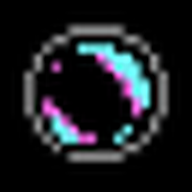
#> input picture staticfiles/android-chrome-192x192.png, 192 x 192 px
$ python generate_favicons.py --src ../staticfiles/android-chrome-192x192.png
#> lines starting #> are read from the running program, lines starting #| are printed output that depends on the picture
#> in main, image is the input picture: PIL image 192x192 RGBA; mean R, G, B, A 27.2, 29.6, 33.7, 255
#!/usr/bin/env python3
"""
Generate a complete favicon set from a source image.

Outputs (to the --out directory):
  - favicon.ico (multi-size: 16, 32, 48, 64)
  - favicon-16x16.png
  - favicon-32x32.png
  - apple-touch-icon.png (180x180)
  - android-chrome-192x192.png
  - android-chrome-512x512.png
  - site.webmanifest (referencing 192 and 512 icons)

Requires Pillow.
"""

from __future__ import annotations

import argparse
from pathlib import Path
from typing import Iterable, Tuple

from PIL import Image


def parse_args() -> argparse.Namespace:
    parser = argparse.ArgumentParser(description="Generate favicon assets from an image")
    parser.add_argument("--src", required=True, help="Path to source image (png/jpg/svg if rasterized)")
    parser.add_argument("--out", default="static", help="Output directory (defaults to ./static)")
    return parser.parse_args()


def ensure_square(im: Image.Image, size: Tuple[int, int]) -> Image.Image:
    """Return a square, letterboxed version of the image sized to the given dimensions.

    Preserves transparency when present.
    """
#> called with size = (16, 16)
    target_w, target_h = size
    target_size = min(target_w, target_h)

    # Convert to RGBA to ensure transparency is preserved
    image_rgba = im.convert("RGBA")

    # Compute scaling to fit within square
    src_w, src_h = image_rgba.size
#> src_w = 192; src_h = 192
    scale = min(target_size / src_w, target_size / src_h)
#> scale = 0.0833
    new_w = max(1, int(round(src_w * scale)))
#> new_w = 16
    new_h = max(1, int(round(src_h * scale)))
#> new_h = 16
    resized = image_rgba.resize((new_w, new_h), Image.LANCZOS)
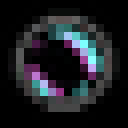
#> resized: PIL image 16x16 RGBA (shown 8 times larger); mean R, G, B, A 28.3, 30.5, 34.6, 255

    # Center on square canvas
    canvas = Image.new("RGBA", (target_size, target_size), (0, 0, 0, 0))
#> canvas: PIL image 16x16 RGBA; every value is 0
    offset = ((target_size - new_w) // 2, (target_size - new_h) // 2)
#> offset = (0, 0)
    canvas.paste(resized, offset, resized)
    return canvas


def save_png(im: Image.Image, size: int, out_dir: Path, name: str) -> Path:
    out_path = out_dir / name
    ensure_square(im, (size, size)).save(out_path, format="PNG")
#> call 2 of ensure_square, with size = (32, 32)
#> in ensure_square (call 2), `resized = image_rgba.resize((new_w, new_h), Image.LANCZOS)`:
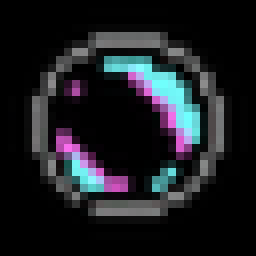
#> resized: PIL image 32x32 RGBA (shown 8 times larger); mean R, G, B, A 27.4, 29.7, 33.9, 255
#> in ensure_square (call 2), `canvas = Image.new("RGBA", (target_size, target_size), (0, 0, 0, 0))`: canvas: PIL image 32x32 RGBA; every value is 0
#> in ensure_square (call 3), `canvas = Image.new("RGBA", (target_size, target_size), (0, 0, 0, 0))`: canvas: PIL image 180x180 RGBA; every value is 0
#> in ensure_square (call 4), `canvas = Image.new("RGBA", (target_size, target_size), (0, 0, 0, 0))`: canvas: PIL image 192x192 RGBA; every value is 0
#> in ensure_square (call 5), `canvas = Image.new("RGBA", (target_size, target_size), (0, 0, 0, 0))`: canvas: PIL image 512x512 RGBA; every value is 0
    return out_path


def save_ico(im: Image.Image, sizes: Iterable[int], out_dir: Path) -> Path:
    out_path = out_dir / "favicon.ico"
    # Generate frames for all sizes
    frames = [ensure_square(im, (s, s)) for s in sizes]
#> in ensure_square (call 8), `target_w, target_h = size`: target_w = 48
#> in ensure_square (call 8), `scale = min(target_size / src_w, target_size / src_h)`: scale = 0.25
#> in ensure_square (call 8), `new_w = max(1, int(round(src_w * scale)))`: new_w = 48
#> in ensure_square (call 8), `resized = image_rgba.resize((new_w, new_h), Image.LANCZOS)`:
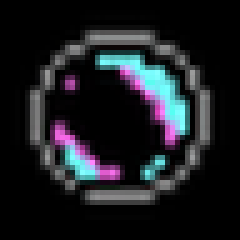
#> resized: PIL image 48x48 RGBA (shown 5 times larger); mean R, G, B, A 27.4, 29.7, 33.9, 255
#> in ensure_square (call 8), `canvas = Image.new("RGBA", (target_size, target_size), (0, 0, 0, 0))`: canvas: PIL image 48x48 RGBA; every value is 0
#> in ensure_square (call 9), `target_w, target_h = size`: target_w = 64
#> in ensure_square (call 9), `scale = min(target_size / src_w, target_size / src_h)`: scale = 0.333
#> in ensure_square (call 9), `new_w = max(1, int(round(src_w * scale)))`: new_w = 64
#> in ensure_square (call 9), `resized = image_rgba.resize((new_w, new_h), Image.LANCZOS)`:
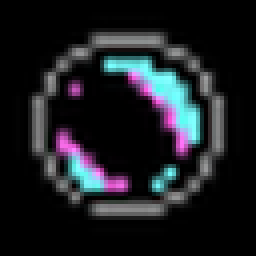
#> resized: PIL image 64x64 RGBA (shown 4 times larger); mean R, G, B, A 27.3, 29.7, 33.8, 255
#> in ensure_square (call 9), `canvas = Image.new("RGBA", (target_size, target_size), (0, 0, 0, 0))`: canvas: PIL image 64x64 RGBA; every value is 0
#> frames = 4 items
    # ICO expects a single image with multiple sizes provided via the 'sizes' arg
    # Save the largest frame, pass sizes to embed all; Pillow will downscale as needed
    largest = max(sizes)
    base = ensure_square(im, (largest, largest)).convert("RGBA")
    base.save(out_path, format="ICO", sizes=[(s, s) for s in sizes])
    return out_path


def write_manifest(out_dir: Path) -> Path:
    manifest = {
        "name": "Auction Site",
        "short_name": "Auctions",
        "icons": [
            {
                "src": "android-chrome-192x192.png",
                "sizes": "192x192",
                "type": "image/png",
            },
            {
                "src": "android-chrome-512x512.png",
                "sizes": "512x512",
                "type": "image/png",
            },
        ],
        "theme_color": "#111111",
        "background_color": "#111111",
        "display": "standalone",
    }

    import json

    out_path = out_dir / "site.webmanifest"
    out_path.write_text(json.dumps(manifest, indent=2), encoding="utf-8")
    return out_path


def main() -> None:
    args = parse_args()
    src = Path(args.src)
    out_dir = Path(args.out)
    out_dir.mkdir(parents=True, exist_ok=True)

    image = Image.open(src)

    # Core sizes
    save_png(image, 16, out_dir, "favicon-16x16.png")
    save_png(image, 32, out_dir, "favicon-32x32.png")

    # Apple & PWA sizes
    save_png(image, 180, out_dir, "apple-touch-icon.png")
    save_png(image, 192, out_dir, "android-chrome-192x192.png")
    save_png(image, 512, out_dir, "android-chrome-512x512.png")

    # ICO with common sizes
    save_ico(image, sizes=[16, 32, 48, 64], out_dir=out_dir)

    write_manifest(out_dir)

    print(f"Favicon assets written to: {out_dir}")


if __name__ == "__main__":
    main()

$ run again, with media/items/test_input.jpg saved as staticfiles/android-chrome-192x192.png
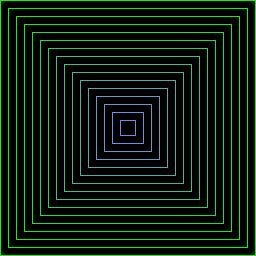
#> input picture media/items/test_input.jpg, 256 x 256 px
#> in main, image is the input picture: PIL image 256x256 RGB; mean R, G, B 14.6, 29.1, 17.2
#> canvas: PIL image 16x16 RGBA; every value is 0
#> resized: PIL image 32x32 RGBA
#> canvas: PIL image 32x32 RGBA; every value is 0
#> resized: PIL image 180x180 RGBA
#> canvas: PIL image 180x180 RGBA; every value is 0
#> in ensure_square (call 4), `resized = image_rgba.resize((new_w, new_h), Image.LANCZOS)`:
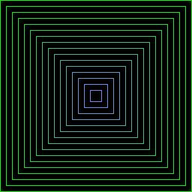
#> resized: PIL image 192x192 RGBA; mean R, G, B, A 16, 29.5, 18.6, 255
#> canvas: PIL image 192x192 RGBA; every value is 0
#> resized: PIL image 512x512 RGBA
#> canvas: PIL image 512x512 RGBA; every value is 0
#> resized: PIL image 48x48 RGBA
#> canvas: PIL image 48x48 RGBA; every value is 0
#> target_w = 64
#> scale = 0.25
#> new_w = 64
#> in ensure_square (call 9), `resized = image_rgba.resize((new_w, new_h), Image.LANCZOS)`:
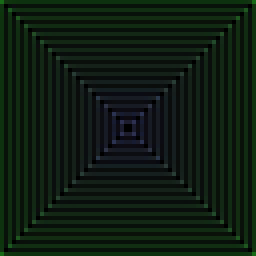
#> resized: PIL image 64x64 RGBA (shown 4 times larger); mean R, G, B, A 14.3, 28.2, 17, 255
#> canvas: PIL image 64x64 RGBA; every value is 0
#> frames = 4 items
